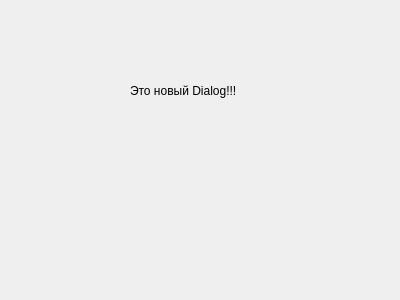
<?xml version="1.0" encoding="UTF-8"?>
<ui version="4.0">
 <class>AnotherDialog</class>
 <widget class="QDialog" name="AnotherDialog">
  <property name="geometry">
   <rect>
    <x>0</x>
    <y>0</y>
    <width>400</width>
    <height>300</height>
   </rect>
  </property>
  <property name="windowTitle">
   <string>Dialog</string>
  </property>
  <widget class="QLabel" name="label">
   <property name="geometry">
    <rect>
     <x>130</x>
     <y>50</y>
     <width>241</width>
     <height>81</height>
    </rect>
   </property>
   <property name="styleSheet">
    <string notr="true"/>
   </property>
   <property name="text">
    <string>Это новый Dialog!!!</string>
   </property>
  </widget>
 </widget>
 <resources/>
 <connections/>
</ui>
